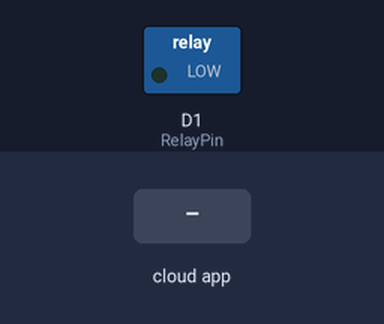
Simulated run of this sketch. Board: ESP8266 (NodeMCU). Parts: switched loads named in the sketch (green lamp = pin HIGH). The test bench sets the inputs (shaded band). WiFi joins after 1.5 s; servers stay silent unless stated; the Firebase database answers and starts empty; what the sketch prints to the serial monitor is not drawn.

Above: at 2.7 s.
2.8 s: the phone or cloud app sets D1 to 1
At 4.0 s:
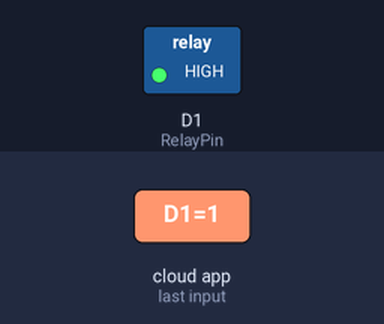
4.5 s: the phone or cloud app sets D1 to 0
At 6.0 s:
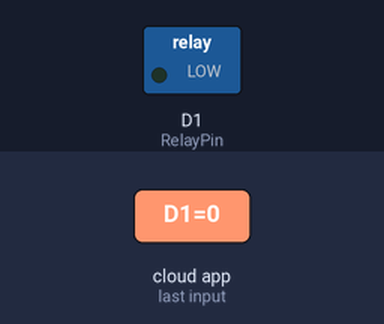
Timing chart, 0 to 7.5 s (numbered marks = the images above; inputs shaded):
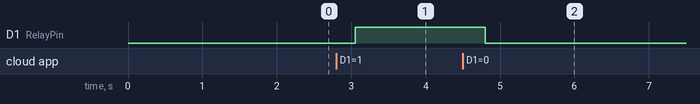

Measured:
- after the input at 2.8 s, D1 (RelayPin): LOW → HIGH after 0.25 s
- after the input at 4.5 s, D1 (RelayPin): HIGH → LOW after 0.30 s

The sketch:

Firebase_Rely.ino
```cpp
/*
 * Relay Shield - Blink
 * Turns on the relay for two seconds, then off for two seconds, repeatedly.
 *
 * Relay Shield transistor closes relay when D1 is HIGH
 */
#include <ESP8266WiFi.h>
#include <FirebaseArduino.h>

#define RelayPin D1
#define FIREBASE_HOST "iostest.firebaseio.com" //輸入Firebase database專案的位址，不要http://
#define WIFI_SSID "iP" //輸入wifi ssid
#define WIFI_PASSWORD "09" //請輸入密碼

void setup() {
  Serial.begin(115200);
  //連線到Wifi
  WiFi.begin(WIFI_SSID,WIFI_PASSWORD);
  Serial.print("開始連線");
  while(WiFi.status() != WL_CONNECTED){
    Serial.print(".");
    delay(500);
  }
  Serial.println();
  Serial.print("連線成功:");
  Serial.print(WiFi.localIP());
  pinMode(RelayPin,OUTPUT);
  Firebase.begin(FIREBASE_HOST);
}

void loop() {

  if (Firebase.success()){
    bool d1Value = Firebase.getBool("Relay/D1");
    digitalWrite(RelayPin,d1Value);
  }else{
    Serial.println("取得Relay/D1失敗，重新執行");
  }

  delay(200);

}
```
